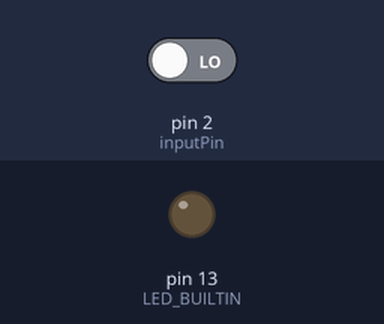
Simulated run of this sketch. Board: Arduino Uno, built with avr-gcc and run on an emulated ATmega328P. Parts: output pins drawn as LEDs (lit = HIGH). The inputs (shaded band) are chosen by the test bench; at power-on: pin 2 (inputPin) LOW.

Above: at 1.2 s.
1.3 s: pin 2 (inputPin) driven HIGH
At 2.5 s:
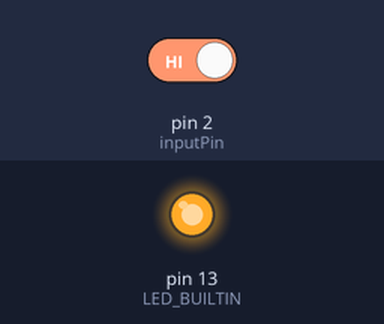
2.8 s: pin 2 (inputPin) driven LOW
At 3.6 s:
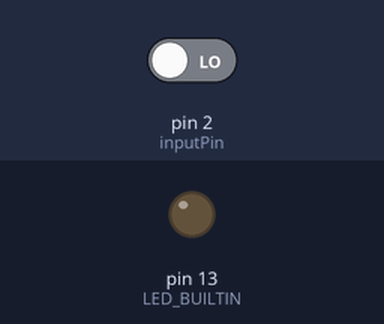
Timing chart, 0 to 5.8 s (numbered marks = the images above; inputs shaded):
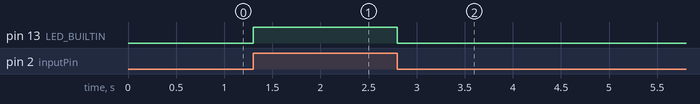

The sketch:

switch1.ino
```cpp
const int inputPin = 2;

void setup(){
    pinMode(LED_BUILTIN, OUTPUT);
    pinMode(inputPin, INPUT);
}

void loop(){
    int val = digitalRead(inputPin);
    if(val == HIGH){
        digitalWrite(LED_BUILTIN, HIGH);
    }
    else{
        digitalWrite(LED_BUILTIN, LOW);
    }
}
```

Measured:
- after the input at 1.3 s, pin 13 (LED_BUILTIN): LOW → HIGH at once
- after the input at 2.8 s, pin 13 (LED_BUILTIN): HIGH → LOW at once
